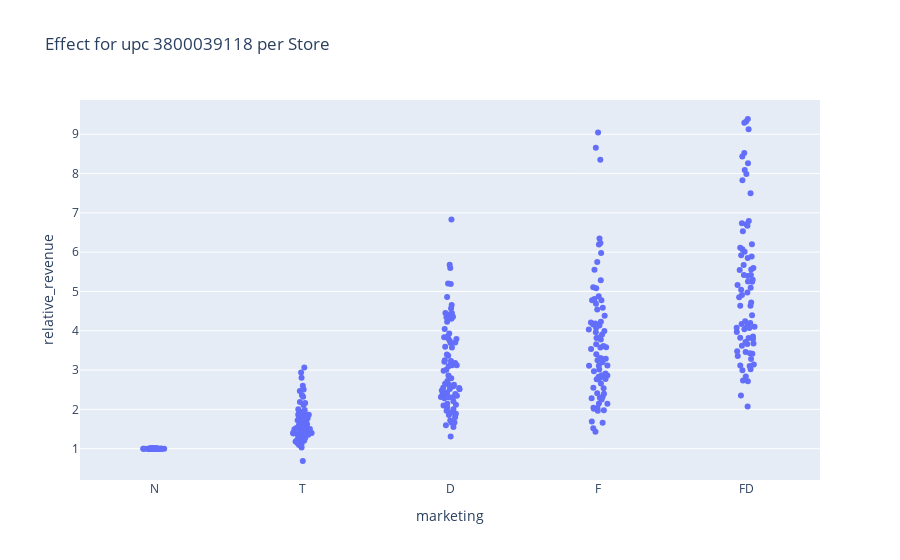

Notebook source saved alongside this figure:
### Code cell
def plot_upcstore(upc):
    fig = px.strip(
        df_upcstore[df_upcstore.upc == upc], 
        y = 'relative_revenue', 
        x = 'marketing',
        #color = 'store_id',
        category_orders = {'marketing': ['N', 'T', 'D', 'F', 'FD']},
        title = f'Effect for upc {upc} per Store',
        custom_data = ['upc', 'store_id']
    )
    return fig
    
plot_upcstore(3800039118)

### Figure 1 — Plotly figure (JSON) as saved in the notebook; plotly's stock layout.template omitted (floating-point values rounded to 4 significant figures; data arrays with more than 128 entries replaced by an {"elided": "..."} marker saying what was removed)
{"data": [{"alignmentgroup": "True", "boxpoints": "all", "customdata": {"elided": "385x2 int values"}, "fillcolor": "rgba(255,255,255,0)", "hoveron": "points", "hovertemplate": "marketing=%{x}<br>relative_revenue=%{y}<extra></extra>", "legendgroup": "", "line": {"color": "rgba(255,255,255,0)"}, "marker": {"color": "#636efa"}, "name": "", "offsetgroup": "", "orientation": "v", "pointpos": 0, "showlegend": false, "type": "box", "x": {"elided": "385 str values"}, "x0": " ", "xaxis": "x", "y": {"elided": "385 float values"}, "y0": " ", "yaxis": "y"}], "layout": {"boxmode": "group", "legend": {"tracegroupgap": 0}, "title": {"text": "Effect for upc 3800039118 per Store"}, "xaxis": {"anchor": "y", "categoryarray": ["N", "T", "D", "F", "FD"], "categoryorder": "array", "domain": [0, 1], "title": {"text": "marketing"}}, "yaxis": {"anchor": "x", "domain": [0, 1], "title": {"text": "relative_revenue"}}}}
